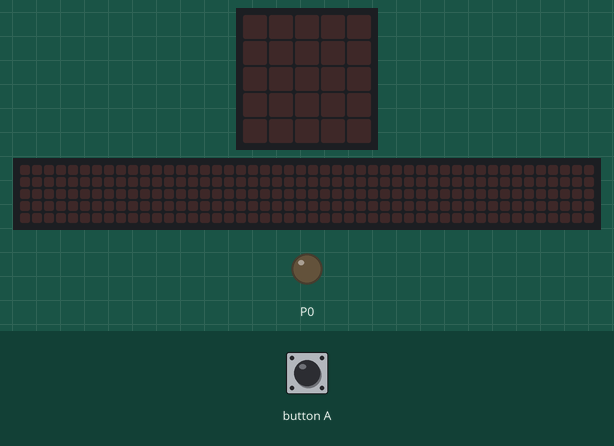
This program was run on a simulated BBC micro:bit (MakeCode). Parts: the board's 5×5 LED display, a strip that is not on the board, showing the scrolling text unrolled, output pins drawn as LEDs (lit = HIGH). The inputs (shaded band) are chosen by the test bench. The 48×5 strip is a reading aid, not a part: it shows the text the display is scrolling, unrolled, one strip-width of it at a time.

Above: at 1.2 s.
1.3 s: button A pressed for 0.15 s
At 1.4 s:
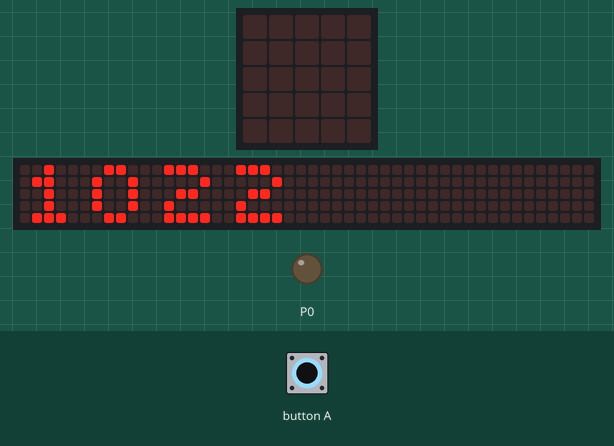
4.3 s: button A pressed for 3.2 s
At 10.67 s:
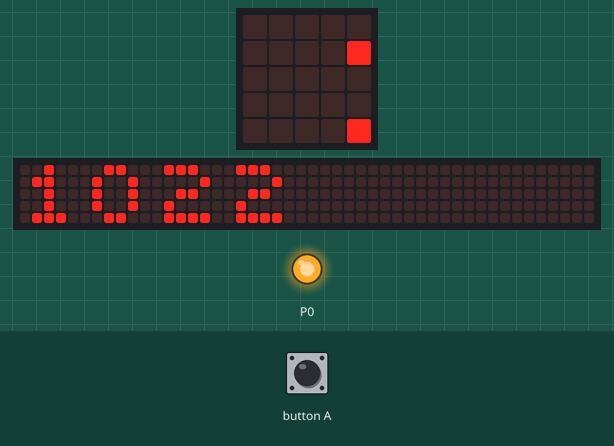
At 20.0 s:
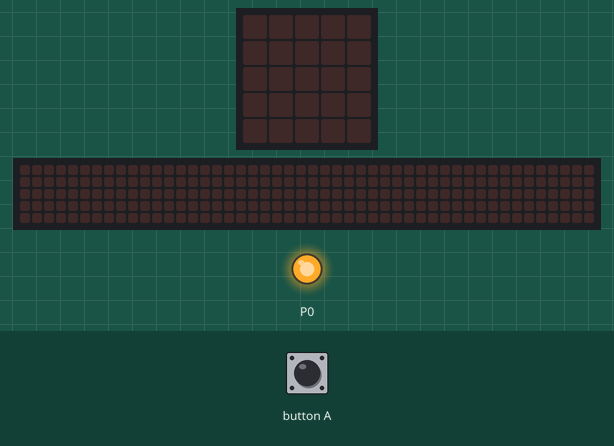
Timing chart, 0 to 20.8 s (numbered marks = the images above; inputs shaded):
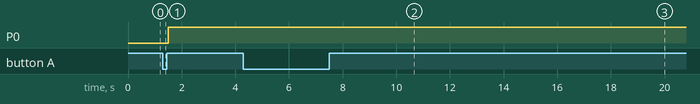

The program:

main.ts
```typescript
let pwm_value = 1023
loops.everyInterval(500, function () {
    if (input.buttonIsPressed(Button.A)) {

    } else {
        if (pwm_value < 1023) {
            pwm_value += 1
            pins.analogWritePin(AnalogPin.P0, pwm_value)
            basic.showString("" + (pwm_value))
        }
    }
})
basic.forever(function () {
    if (input.buttonIsPressed(Button.A)) {
        if (pwm_value > 0) {
            pwm_value += -1
            basic.showString("" + (pwm_value))
        } else {
            basic.showLeds(`
                # # # # #
                # . . . #
                # . . . #
                # . . . #
                # # # # #
                `)
            pins.analogWritePin(AnalogPin.P0, pwm_value)
        }
    } else {

    }
})
```

test.ts
```typescript
// tests gaan hier; deze zal niet worden gecompileerd wanneer dit pakket wordt gebruikt als extensie.
```

Measured:
- after the input at 1.3 s, P0: LOW → HIGH after 0.20 s; the display: changes at once (image 1)
